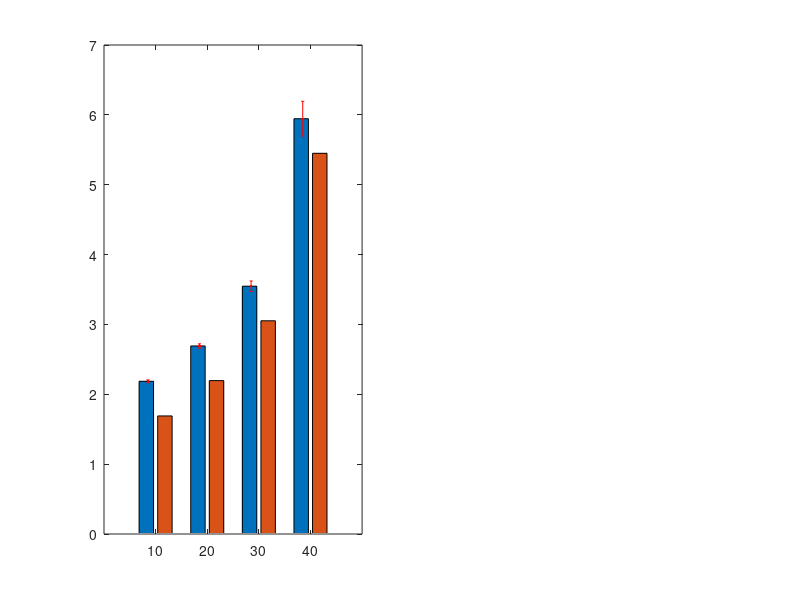

MATLAB code for this plot: (Note: this script raises an error after producing the figure.)
load('ex2.mat');
%% 2.a
% Crie uma única figura
figure(1);


% Configure a primeira subplot
subplot(1, 2, 1);
bar(n, [mean_APD_data,mean_AQD_data]);
hold on;

errorbar((n-1.5), mean_APD_data, term_APD_data, 'r.', 'MarkerSize', 5, 'LineStyle', 'none');
errorbar((n+1.5), mean_AQD_data, term_AQD_data,'r.', 'MarkerSize', 5, 'LineStyle', 'none');

xlabel('n VoIP flows');
ylabel('Average Delay (ms)');
title('Average Packet Delay vs Average Queueing Delay of Data');
legend({'APD', 'AQD'}, 'Location','northwest');
set(gca, 'ColorOrder', [0 0 0.8; 0 0.8 0.5]);grid on;
hold off;

% Configure a terceira subplot
subplot(1, 2, 2);
bar(n, [mean_APD_voip,mean_AQD_voip]);
hold on;

errorbar((n-1.5), mean_APD_voip, term_APD_voip,'r.', 'MarkerSize', 5, 'LineStyle', 'none');
errorbar((n+1.5), mean_AQD_voip, term_AQD_voip,'r.', 'MarkerSize', 5, 'LineStyle', 'none');

xlabel('n VoIP flows');
ylabel('Average Delay (ms)');
title('Average Packet Delay vs Average Queueing Delay of VoIP');
legend({'APD', 'AQD'}, 'Location','northwest');
set(gca, 'ColorOrder', [0 0 0.8; 0 0.8 0.5]);grid on;
hold off;

%% 2.b
figure(2);

% Configure a primeira subplot
subplot(2, 2, 1);
hold on;
bar(n, [mean_APD_data, mean_APD_data_Priority]);
errorbar((n-1.5), mean_APD_data, term_APD_data,'r.', 'MarkerSize', 5, 'LineStyle', 'none');
errorbar((n+1.5), mean_APD_data_Priority, term_APD_data_Priority,'r.', 'MarkerSize', 5, 'LineStyle', 'none');
xlabel('n VoIP flows');
xticks(n);
ylabel('Average Packet Delay (ms)');
title('Average Packet Delay of Data');
legend({'Without priority higher to DATA', 'With priority higher to DATA'}, 'Location', 'NorthWest');
ylim([0 8]);
set(gca, 'ColorOrder', [0 0 0.8; 0 0.8 0.5]);
grid on;
hold off;

% Configure a segunda subplot
subplot(2, 2, 2);
hold on;
bar(n, [mean_APD_voip, mean_APD_voip_Priority]);
errorbar((n-1.5), mean_APD_voip, term_APD_voip,'r.', 'MarkerSize', 5, 'LineStyle', 'none');
errorbar((n+1.5), mean_APD_voip_Priority, term_APD_voip_Priority,'r.', 'MarkerSize', 5, 'LineStyle', 'none');
xlabel('n VoIP flows');
xticks(n);
ylabel('Average Packet Delay (ms)');
title('Average Packet Delay of VoIP');
legend({'Without priority higher to VoIP', 'With priority higher to VoIP'}, 'Location', 'NorthWest');
ylim([0 8]);
set(gca, 'ColorOrder', [0 0 0.8; 0 0.8 0.5]);
grid on;
hold off;

% Configure a terceira subplot
subplot(2, 2, 3);
hold on;
bar(n, [mean_AQD_data, mean_AQD_data_Priority]);
errorbar((n-1.5), mean_AQD_data, term_AQD_data,'r.', 'MarkerSize', 5, 'LineStyle', 'none');
errorbar((n+1.5), mean_AQD_data_Priority, term_AQD_data_Priority,'r.', 'MarkerSize', 5, 'LineStyle', 'none');
xlabel('n VoIP flows');
xticks(n);
ylabel('Average Queue Delay (ms)');
title('Average Queue Delay of Data');
legend({'Without priority higher to DATA', 'With priority higher to DATA'}, 'Location', 'NorthWest');
ylim([0 8]);
set(gca, 'ColorOrder', [0 0 0.8; 0 0.8 0.5]);
grid on;
hold off;

% Configure a quarta subplot
subplot(2, 2, 4);
hold on;
bar(n, [mean_AQD_voip, mean_AQD_voip_Priority]);
errorbar((n-1.5), mean_AQD_voip, term_AQD_voip,'r.', 'MarkerSize', 5, 'LineStyle', 'none');
errorbar((n+1.5), mean_AQD_voip_Priority, term_AQD_voip_Priority,'r.', 'MarkerSize', 5, 'LineStyle', 'none');
xlabel('n VoIP flows');
xticks(n);
ylabel('Average Queue Delay (ms)');
title('Average Queue Delay of VoIP');
legend({'Without priority higher to VoIP', 'With priority higher to VoIP'}, 'Location', 'NorthWest');
ylim([0 8]);
set(gca, 'ColorOrder', [0 0 0.8; 0 0.8 0.5]);
grid on;
hold off;

%% 2.c


figure(3);

% Configure a primeira subplot
subplot(2, 2, 1);
hold on;
bar(n, [mean_APD_data_Priority, APDd]);

errorbar((n-1.5), mean_APD_data_Priority, term_APD_data_Priority,'r.', 'MarkerSize', 5, 'LineStyle', 'none');
xlabel('n VoIP flows');
xticks(n);
ylabel('Average Packet Delay (ms)');
title('Average Packet Delay of Data');
legend({'With priority higher to DATA', 'Theorical to DATA'}, 'Location', 'NorthWest');
ylim([0 8]);
set(gca, 'ColorOrder', [0 0.8 0.5; 0.8 0.8 0.5]);
grid on;
hold off;

% Configure a segunda subplot
subplot(2, 2, 2);
hold on;
bar(n, [mean_APD_voip_Priority, APDv]);

errorbar((n-1.5), mean_APD_voip_Priority, term_APD_voip_Priority,'r.', 'MarkerSize', 5, 'LineStyle', 'none');
xlabel('n VoIP flows');
xticks(n);
ylabel('Average Packet Delay (ms)');
title('Average Packet Delay of VoIP');
legend({'With priority higher to VoIP', 'Theorical to VoIP'}, 'Location', 'NorthWest');
ylim([0 8]);
set(gca, 'ColorOrder', [0 0.8 0.5; 0.8 0.8 0.5]);
grid on;
hold off;

% Configure a terceira subplot
subplot(2, 2, 3);
hold on;
bar(n, [mean_AQD_data_Priority, APDd]);

errorbar((n-1.5), mean_AQD_data_Priority, term_AQD_data_Priority,'r.', 'MarkerSize', 5, 'LineStyle', 'none');
xlabel('n VoIP flows');
xticks(n);
ylabel('Average Queue Delay (ms)');
title('Average Queue Delay of Data');
legend({'With priority higher to DATA', 'Theorical to DATA'}, 'Location', 'NorthWest');
ylim([0 8]);
set(gca, 'ColorOrder', [0 0.8 0.5; 0.8 0.8 0.5]);
grid on;
hold off;

% Configure a quarta subplot
subplot(2, 2, 4);
hold on;
bar(n, [mean_AQD_voip_Priority, APDv]);
errorbar((n-1.5), mean_AQD_voip_Priority, term_AQD_voip_Priority,'r.', 'MarkerSize', 5, 'LineStyle', 'none');
xlabel('n VoIP flows');
xticks(n);
ylabel('Average Queue Delay (ms)');
title('Average Queue Delay of VoIP');
legend({'With priority higher to VoIP', 'Theorical to VoIP'}, 'Location', 'NorthWest');
ylim([0 8]);
set(gca, 'ColorOrder', [0 0.8 0.5; 0.8 0.8 0.5]);
grid on;
hold off;
